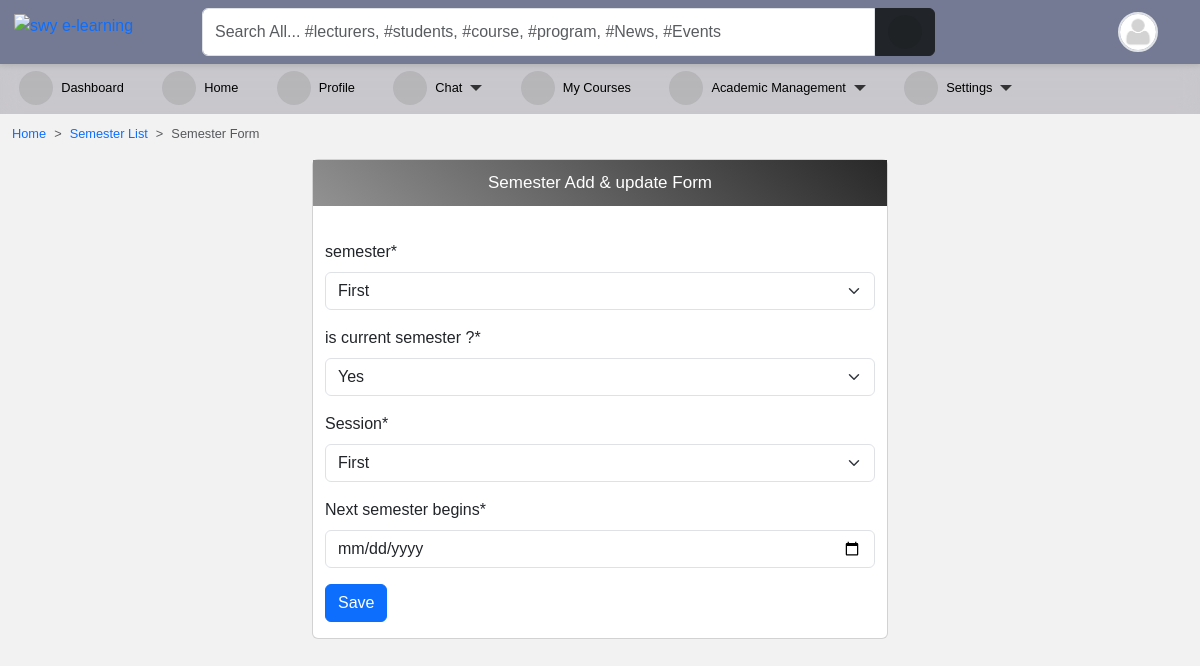
The app's page /semester/5/edit/ (signed in) with its own data.
### accounts/models.py (models this page shows, shortened)
class User(AbstractUser):
    is_student = models.BooleanField(default=False)
    is_lecturer = models.BooleanField(default=False)
    gender = models.CharField(max_length=1, choices=GENDERS, blank=True, null=True)
    phone = models.CharField(max_length=60, blank=True, null=True)
    address = models.CharField(max_length=60, blank=True, null=True)
    picture = models.ImageField(
        upload_to="profile_pictures/%y/%m/%d/", default="default.png", null=True
    )
    email = models.EmailField(blank=True, null=True)
    username_validator = ASCIIUsernameValidator()
    objects = CustomUserManager()
    class Meta:
        ordering = ("-date_joined",)
    @property
    def get_user_role(self):
        if self.is_superuser:
            role = "Admin"
        elif self.is_student:
            role = "Student"
        elif self.is_lecturer:
            role = "Lecturer"
        return role

### core/models.py (models this page shows, shortened)
class Semester(models.Model):
    semester = models.CharField(max_length=10, choices=SEMESTER, blank=True)
    is_current_semester = models.BooleanField(default=False, blank=True, null=True)
    session = models.ForeignKey(
        Session, on_delete=models.CASCADE, blank=True, null=True
    )
    next_semester_begins = models.DateField(null=True, blank=True)

class Session(models.Model):
    session = models.CharField(max_length=200, unique=True)
    is_current_session = models.BooleanField(default=False, blank=True, null=True)
    next_session_begins = models.DateField(blank=True, null=True)
    def __str__(self):
        return self.session

### accounts/decorators.py (the view)
    def wrapper(request, *args, **kwargs):
        if test_func(request.user):
            return function(request, *args, **kwargs) if function else None
        else:
            return redirect(redirect_to)

### core/forms.py
class SemesterForm(forms.ModelForm):
    semester = forms.CharField(
        widget=forms.Select(
            choices=SEMESTER,
            attrs={
                "class": "browser-default custom-select",
            },
        ),
        label="semester",
    )
    is_current_semester = forms.CharField(
        widget=forms.Select(
            choices=((True, "Yes"), (False, "No")),
            attrs={
                "class": "browser-default custom-select",
            },
        ),
        label="is current semester ?",
    )
    session = forms.ModelChoiceField(
        queryset=Session.objects.all(),
        widget=forms.Select(
            attrs={
                "class": "browser-default custom-select",
            }
        ),
        required=True,
    )
    next_semester_begins = forms.DateTimeField(
        widget=forms.TextInput(
            attrs={
                "type": "date",
                "class": "form-control",
            }
        ),
        required=True,
    )
    class Meta:
        model = Semester
        fields = ["semester", "is_current_semester", "session", "next_semester_begins"]

### templates/core/semester_update.html (shortened to what this page needs)
{% extends 'base.html' %}
{% load crispy_forms_tags %}
{% load static %}
{% block content %}
<nav style="--bs-breadcrumb-divider: '>';" aria-label="breadcrumb">
    <ol class="breadcrumb">
      <li class="breadcrumb-item"><a href="/">Home</a></li>
      <li class="breadcrumb-item"><a href="{% url 'semester_list' %}">Semester List</a></li>
      <li class="breadcrumb-item active" aria-current="page">Semester Form</li>
    </ol>
</nav>
<div class="row">
    <div class="col-md-6 mx-auto">
        <div class="card pb-3">
            <p class="form-title">Semester Add & update Form</p>
            <div class="container"><br>
                <form action="" method="POST">{% csrf_token %}
                    {{ form|crispy }}
                    <input class="btn btn-primary" type="submit" value="Save">
                </form>
            </div>
        </div>
    </div>
</div>
{% endblock content %}

### templates/navbar.html (shortened to what this page needs)
{% load static %}
<div id="top-navbar" class="py-2 top-navbar">
	<div class="container">
		<a href="/" class="head-logo">
			<img src="{% static 'img/swy e-learning.jpg' %}" width="40px" alt="swy e-learning">
		</a>
		<div class="nav-wrapper">
			<form class="form-header" action="{% url 'query' %}" method="GET">
				<input id="primary-search" class="form-control rounded-end-0" type="text" name="q" value="{{ request.GET.q }}"
					placeholder="Search All... #lecturers, #students, #course, #program, #News, #Events" required />
				<button class="btn btn-dark rounded-start-0" type="submit">
					<i class="fas fa-search"></i>
				</button>
			</form>
			<div class="dropdown index">
				<div class="avatar border border-2" type="button" data-bs-toggle="dropdown" aria-expanded="false">
					<img src="{{ request.user.picture.url }}">
				</div>
			</div>
		</div>
	</div>
</div>

### static/scss/style1.css (style rules this page uses)
*, body { font-family: "Rubik", sans-serif; }
body { background-color: #f3f2f2; }
#top-navbar { position: fixed; top: 0; right: 0; -webkit-margin-start: -10px; z-index: 90; padding: 0; background: #747a94; box-shadow: 0px 2px 5px 0px rgba(0, 0, 0, 0.1); transition: 0.3s; margin: 0; }
#top-navbar .container { display: flex; background-color: transparent; position: relative; }
#top-navbar .nav-wrapper { display: flex; flex-wrap: wrap; justify-content: space-between; align-items: center; width: 100%; margin-left: 10rem; background-color: transparent; }
#top-navbar .nav-wrapper .form-header { display: flex; flex: 0.8; }
#top-navbar .nav-wrapper .form-header button { flex: 0.1; }
#top-navbar { left: 0; }
.avatar { width: 40px; height: 40px; border-radius: 50%; overflow: hidden; }
.avatar img { width: 100%; height: 100%; -o-object-fit: cover; object-fit: cover; }
a { color: var(--bs-primary); text-decoration: none; }
.form-title { display: flex; align-items: center; justify-content: center; font-weight: 400; font-size: 17px; padding: 10px; background: linear-gradient(40deg, #929292, #282828); color: #ffffff; text-align: center; margin-bottom: 10px; }
.fas, .fa { font-size: 16px; display: inline-flex; align-items: center; justify-content: center; width: 34px; height: 34px; background-color: rgba(0, 0, 0, 0.093); border-radius: 50%; }

### templates/aside.html (style rules this page uses)
li { font-size: .8rem; }

### templates/navbar.html (style rules this page uses)
.head-logo { position: absolute; left: -1rem; top: 0.3rem; }

### records on screen
User: user.picture (placeholder picture)
Semester: semester "First", is_current_semester "Yes"
Session: session "First"
